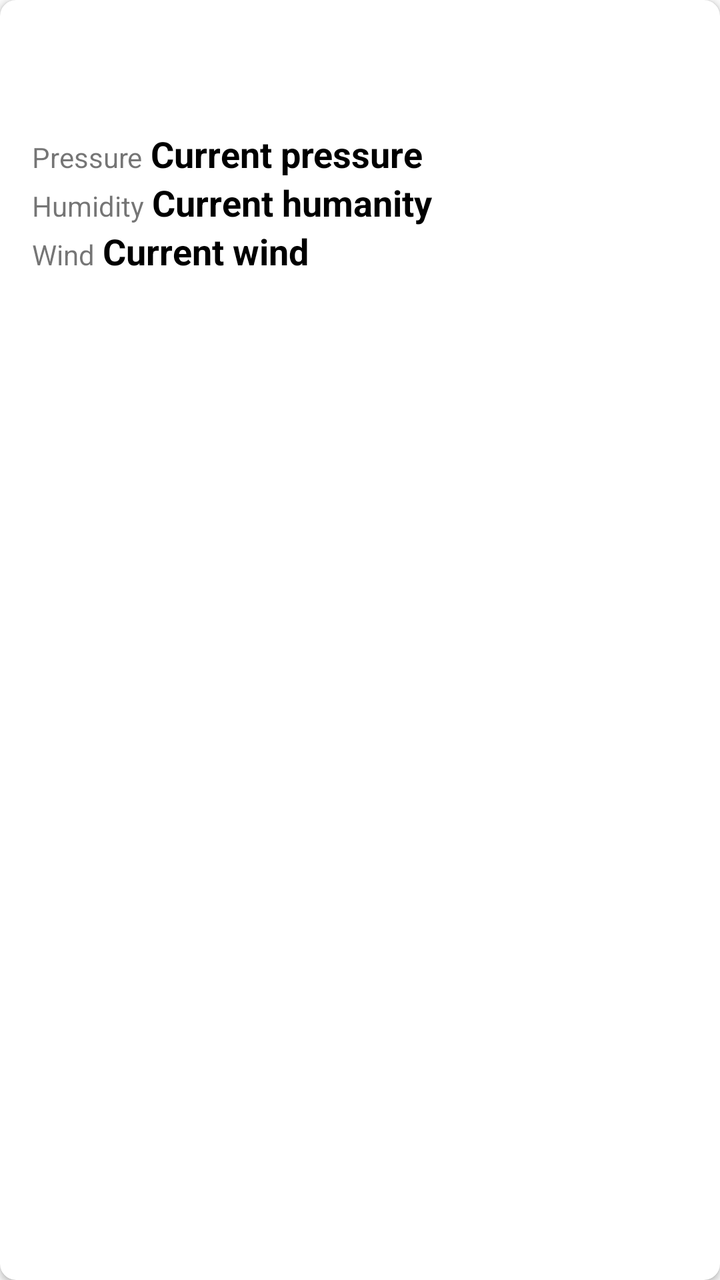
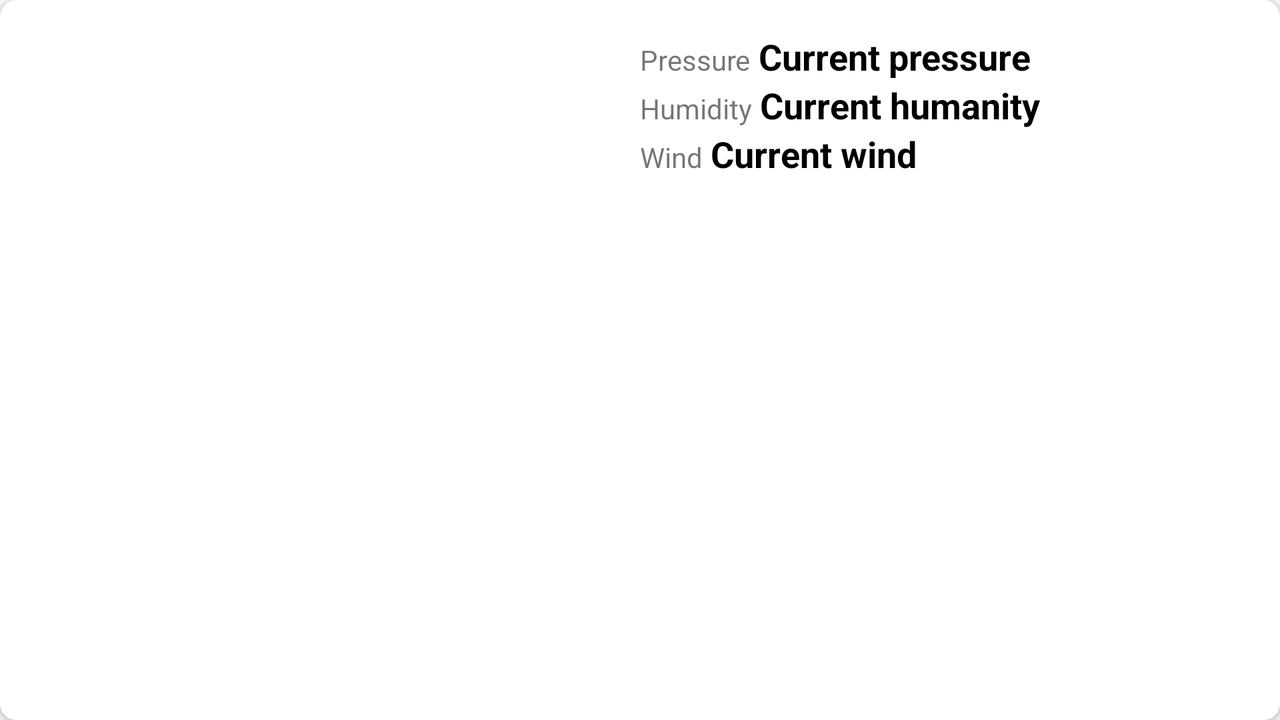

One screen, two layout resources from the same app: the default and the author's alternative for another configuration. Each is rendered where Android would select it; the XML of both is given below.
<!-- AndroidManifest.xml: application theme AppTheme -->
<!-- res/layout/weather_info_current_item.xml -->
<android.support.v7.widget.CardView xmlns:android="http://schemas.android.com/apk/res/android"
    xmlns:tools="http://schemas.android.com/tools"
    xmlns:app="http://schemas.android.com/apk/res-auto"
    android:layout_width="match_parent"
    android:layout_height="match_parent"
    app:cardCornerRadius="8dp"
    android:layout_margin="@dimen/card_margin">

    <LinearLayout
        style="@style/Widget.CardContent"
        android:layout_width="match_parent"
        android:layout_height="match_parent"
        android:orientation="vertical"
        android:paddingBottom="@dimen/activity_vertical_margin"
        android:paddingLeft="@dimen/activity_horizontal_margin"
        android:paddingRight="@dimen/activity_horizontal_margin"
        android:paddingTop="@dimen/activity_vertical_margin"
        >
        <TextView
            android:id="@+id/cityText"
            style="?android:attr/textAppearanceMedium"
            android:layout_width="match_parent"
            android:layout_height="wrap_content"
            android:layout_centerHorizontal="true" />

        <ImageView
            android:id="@+id/condIcon"
            android:layout_width="wrap_content"
            android:layout_height="wrap_content"/>

        <LinearLayout
            android:orientation="horizontal"
            android:layout_width="match_parent"
            android:layout_height="wrap_content">

            <TextView
                android:id="@+id/condDescr"
                android:layout_width="wrap_content"
                android:layout_height="wrap_content"
                />

            <TextView
                android:id="@+id/temp"
                style="@style/tempStyle"
                android:layout_width="wrap_content"
                android:layout_height="wrap_content"
                android:layout_marginLeft="4dp"
                android:layout_toRightOf="@id/condDescr"/>

        </LinearLayout>

        <LinearLayout
            android:orientation="horizontal"
            android:layout_width="match_parent"
            android:layout_height="wrap_content">

            <TextView
                android:id="@+id/pressLab"
                android:layout_width="wrap_content"
                android:layout_height="wrap_content"
                android:text="Pressure"
                />
            <TextView
                android:id="@+id/press"
                android:layout_width="wrap_content"
                android:layout_height="wrap_content"
                android:text="Current pressure"
                android:layout_marginLeft="4dp"
                style="@style/valData"/>

        </LinearLayout>

        <LinearLayout
            android:orientation="horizontal"
            android:layout_width="match_parent"
            android:layout_height="wrap_content">

            <TextView
                android:id="@+id/humLab"
                android:layout_width="wrap_content"
                android:layout_height="wrap_content"
                android:layout_alignParentLeft="true"
                android:layout_below="@id/pressLab"
                android:text="Humidity" />
            <TextView
                android:id="@+id/hum"
                android:layout_width="wrap_content"
                android:layout_height="wrap_content"
                android:text="Current humanity"
                android:layout_marginLeft="4dp"
                style="@style/valData"/>

        </LinearLayout>

        <LinearLayout
            android:orientation="horizontal"
            android:layout_width="match_parent"
            android:layout_height="wrap_content">

            <TextView
                android:id="@+id/windLab"
                android:layout_width="wrap_content"
                android:layout_height="wrap_content"
                android:text="Wind" />
            <TextView
                android:id="@+id/windSpeed"
                android:layout_width="wrap_content"
                android:layout_height="wrap_content"
                android:text="Current wind"
                android:layout_marginLeft="4dp"
                style="@style/valData" />
            <TextView
                android:id="@+id/windDeg"
                android:layout_width="wrap_content"
                android:layout_height="wrap_content"
                android:layout_marginLeft="4dp"
                style="@style/valData"/>

        </LinearLayout>

    </LinearLayout>

</android.support.v7.widget.CardView>
<!-- resources referenced by this layout -->
<resources>
  <dimen name="activity_horizontal_margin">16dp</dimen>
  <dimen name="activity_vertical_margin">16dp</dimen>
  <dimen name="card_margin">28dp</dimen>
  <style name="Widget.CardContent" parent="android:Widget">
          <item name="android:paddingLeft">16dp</item>
          <item name="android:paddingRight">16dp</item>
          <item name="android:paddingTop">24dp</item>
          <item name="android:paddingBottom">24dp</item>
          <item name="android:orientation">vertical</item>
      </style>
  <style name="tempStyle" parent="@android:style/TextAppearance.Medium">
          <item name="android:textColor">#000000</item>
          <item name="android:textStyle">bold</item>
      </style>
  <style name="valData" parent="@android:style/TextAppearance.Medium">
          <item name="android:textColor">#000000</item>
          <item name="android:textStyle">bold</item>
      </style>
  <!-- from res/values-v21/ -->
  <style name="AppTheme" parent="Theme.AppCompat.Light.NoActionBar">
          <item name="android:colorPrimary">@color/PrimaryColor</item>
          <item name="android:colorPrimaryDark">@color/PrimaryDarkColor</item>
          <item name="android:statusBarColor">@android:color/transparent</item>
          
          <item name="android:windowDrawsSystemBarBackgrounds">true</item>
      </style>
  <color name="PrimaryColor">#2196F3</color>
  <color name="PrimaryDarkColor">#1976D2</color>
</resources>
<!-- res/layout-land/weather_info_current_item.xml (the author's variant of the layout above) -->
<!-- drawn on the phone turned sideways -->
<android.support.v7.widget.CardView xmlns:android="http://schemas.android.com/apk/res/android"
    xmlns:tools="http://schemas.android.com/tools"
    xmlns:app="http://schemas.android.com/apk/res-auto"
    android:layout_width="match_parent"
    android:layout_height="match_parent"
    app:cardCornerRadius="8dp"
    android:layout_margin="@dimen/card_margin">

    <LinearLayout
        android:layout_width="match_parent"
        android:layout_height="match_parent"
        android:orientation="horizontal"
        android:paddingBottom="@dimen/activity_vertical_margin"
        android:paddingLeft="@dimen/activity_horizontal_margin"
        android:paddingRight="@dimen/activity_horizontal_margin"
        android:paddingTop="@dimen/activity_vertical_margin"
        >

        <LinearLayout
            android:orientation="vertical"
            android:layout_weight="1"
            android:layout_width="match_parent"
            android:layout_height="wrap_content">

            <TextView
                android:id="@+id/cityText"
                style="?android:attr/textAppearanceMedium"
                android:layout_width="match_parent"
                android:layout_height="wrap_content"
                android:layout_centerHorizontal="true" />

            <ImageView
                android:id="@+id/condIcon"
                android:layout_width="wrap_content"
                android:layout_height="wrap_content"/>

            <LinearLayout
                android:orientation="horizontal"
                android:layout_width="match_parent"
                android:layout_height="wrap_content">

                <TextView
                    android:id="@+id/condDescr"
                    android:layout_width="wrap_content"
                    android:layout_height="wrap_content"
                    />

                <TextView
                    android:id="@+id/temp"
                    style="@style/tempStyle"
                    android:layout_width="wrap_content"
                    android:layout_height="wrap_content"
                    android:layout_marginLeft="4dp"
                    android:layout_toRightOf="@id/condDescr"/>

            </LinearLayout>

        </LinearLayout>

        <LinearLayout
            android:orientation="vertical"
            android:layout_weight="1"
            android:layout_width="match_parent"
            android:layout_height="wrap_content">


            <LinearLayout
                android:orientation="horizontal"
                android:layout_width="match_parent"
                android:layout_height="wrap_content">

                <TextView
                    android:id="@+id/pressLab"
                    android:layout_width="wrap_content"
                    android:layout_height="wrap_content"
                    android:text="Pressure"
                    />
                <TextView
                    android:id="@+id/press"
                    android:layout_width="wrap_content"
                    android:layout_height="wrap_content"
                    android:text="Current pressure"
                    android:layout_marginLeft="4dp"
                    style="@style/valData"/>

            </LinearLayout>

            <LinearLayout
                android:orientation="horizontal"
                android:layout_width="match_parent"
                android:layout_height="wrap_content">

                <TextView
                    android:id="@+id/humLab"
                    android:layout_width="wrap_content"
                    android:layout_height="wrap_content"
                    android:layout_alignParentLeft="true"
                    android:layout_below="@id/pressLab"
                    android:text="Humidity" />
                <TextView
                    android:id="@+id/hum"
                    android:layout_width="wrap_content"
                    android:layout_height="wrap_content"
                    android:text="Current humanity"
                    android:layout_marginLeft="4dp"
                    style="@style/valData"/>

            </LinearLayout>

            <LinearLayout
                android:orientation="horizontal"
                android:layout_width="match_parent"
                android:layout_height="wrap_content">

                <TextView
                    android:id="@+id/windLab"
                    android:layout_width="wrap_content"
                    android:layout_height="wrap_content"
                    android:text="Wind" />
                <TextView
                    android:id="@+id/windSpeed"
                    android:layout_width="wrap_content"
                    android:layout_height="wrap_content"
                    android:text="Current wind"
                    android:layout_marginLeft="4dp"
                    style="@style/valData" />
                <TextView
                    android:id="@+id/windDeg"
                    android:layout_width="wrap_content"
                    android:layout_height="wrap_content"
                    android:layout_marginLeft="4dp"
                    style="@style/valData"/>

            </LinearLayout>
        </LinearLayout>

    </LinearLayout>

</android.support.v7.widget.CardView>
<!-- resources referenced by the variant -->
<!-- as the phone turned sideways resolves them -->
<resources>
  <dimen name="activity_horizontal_margin">16dp</dimen>
  <dimen name="activity_vertical_margin">16dp</dimen>
  <dimen name="card_margin">28dp</dimen>
  <style name="tempStyle" parent="@android:style/TextAppearance.Medium">
          <item name="android:textColor">#000000</item>
          <item name="android:textStyle">bold</item>
      </style>
  <style name="valData" parent="@android:style/TextAppearance.Medium">
          <item name="android:textColor">#000000</item>
          <item name="android:textStyle">bold</item>
      </style>
  <!-- from res/values-v21/ -->
  <style name="AppTheme" parent="Theme.AppCompat.Light.NoActionBar">
          <item name="android:colorPrimary">@color/PrimaryColor</item>
          <item name="android:colorPrimaryDark">@color/PrimaryDarkColor</item>
          <item name="android:statusBarColor">@android:color/transparent</item>
          
          <item name="android:windowDrawsSystemBarBackgrounds">true</item>
      </style>
  <color name="PrimaryColor">#2196F3</color>
  <color name="PrimaryDarkColor">#1976D2</color>
</resources>
